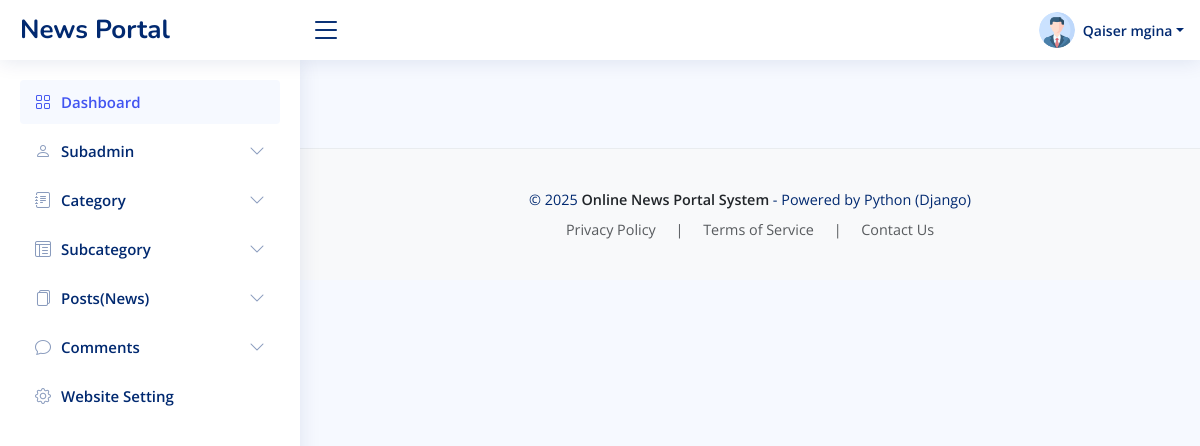
The app's page /base/ (signed in) with its own data.
### newsapp/models.py (models this page shows)
class CustomUser(AbstractUser):
    USER ={
        (1,'admin'),
        (2,'subadmin'),
    }
    user_type = models.CharField(choices=USER,max_length=50,default=1)
    profile_pic = models.ImageField(upload_to='media/profile_pic')

### onps/views.py (the view)
# urls.py: path('base/', views.BASE, name='base'),
def BASE(request):
       return render(request,'base.html')

### newsapp/context_processors.py (called while the page is built)
def category_processor(request):
    cat = Category.objects.all()
    return {'cat': cat}

def aboutus(request):
    first_page = Page.objects.first()
    return {'first_page':first_page}

### templates/base.html (shortened to what this page needs)
{% load static %}
<!DOCTYPE html>
<html lang="en">
<head>
  <link href="{% static 'assets/vendor/bootstrap/css/bootstrap.min.css'%}" rel="stylesheet">
  <link href="{% static 'assets/vendor/bootstrap-icons/bootstrap-icons.css'%}" rel="stylesheet">
  <link href="{% static 'assets/vendor/boxicons/css/boxicons.min.css'%}" rel="stylesheet">
  <link href="{% static 'assets/vendor/quill/quill.snow.css'%}" rel="stylesheet">
  <link href="{% static 'assets/vendor/quill/quill.bubble.css'%}" rel="stylesheet">
  <link href="{% static 'assets/vendor/remixicon/remixicon.css'%}" rel="stylesheet">
  <link href="{% static 'assets/vendor/simple-datatables/style.css'%}" rel="stylesheet">
  <link href="{% static 'assets/css/style.css'%}" rel="stylesheet">
</head>
<body>
  {% include 'includes/header.html' %}
  {% include 'includes/sidebar.html' %}
  <main id="main" class="main">
  </main>
  {% include 'includes/footer.html' %}
</body>
</html>

### templates/includes/header.html (shortened to what this page needs)
{% load static %}
<header id="header" class="header fixed-top d-flex align-items-center">
  {% if user.user_type == '1' %}
    <div class="d-flex align-items-center justify-content-between">
      <a href="{% url 'dashboard' %}" class="logo d-flex align-items-center">
        <span class="d-none d-lg-block">News Portal</span>
      </a>
      <i class="bi bi-list toggle-sidebar-btn"></i>
    </div>
    <nav class="header-nav ms-auto">
      <ul class="d-flex align-items-center">
        <li class="nav-item dropdown pe-3">
          <a class="nav-link nav-profile d-flex align-items-center pe-0" href="#" data-bs-toggle="dropdown">
            {% if user.profile_pic %}
            <img src="{{ user.profile_pic.url }}" alt="Profile" class="rounded-circle">
            {% else %}
            <img src="{% static 'img/default-profile.png' %}" alt="Profile" class="rounded-circle">
            {% endif %}
            <span class="d-none d-md-block dropdown-toggle ps-2">{{user.first_name}} {{user.last_name}}</span>
          </a>
        </li>
      </ul>
    </nav>
    {% endif %}
  </header>

### static/assets/css/style.css (style rules this page uses)
:root { scroll-behavior: smooth; }
body { font-family: "Open Sans", sans-serif; background: #f6f9ff; color: #444444; }
a { color: #4154f1; text-decoration: none; }
#main { margin-top: 60px; padding: 20px 30px; transition: all 0.3s; }
.logo { line-height: 1; }
@media (min-width: 1200px) { .logo { width: 280px; } }
.logo span { font-size: 26px; font-weight: 700; color: #012970; font-family: "Nunito", sans-serif; }
.header { transition: all 0.5s; z-index: 997; height: 60px; box-shadow: 0px 2px 20px rgba(1, 41, 112, 0.1); background-color: #fff; padding-left: 20px; }
.header .toggle-sidebar-btn { font-size: 32px; padding-left: 10px; cursor: pointer; color: #012970; }
.header-nav ul { list-style: none; }
.header-nav>ul { margin: 0; padding: 0; }
.header-nav .nav-profile { color: #012970; }
.header-nav .nav-profile img { max-height: 36px; }
.header-nav .nav-profile span { font-size: 14px; font-weight: 600; }
@media (min-width: 1200px) { #main, #footer { margin-left: 300px; } }

### records on screen
CustomUser: profile_pic (picture), first_name "Qaiser", last_name "mgina"
